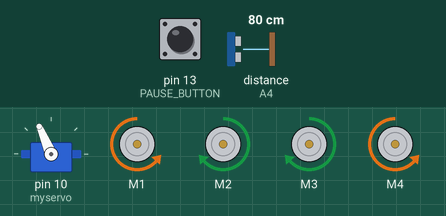
Simulated run of this sketch. Board: Arduino Mega 2560, built with avr-gcc and run on an emulated ATmega2560. Shown: servo, 4 × DC motor (green arrow = forward, orange = backward, longer = faster). The inputs (shaded band) are chosen by the test bench; at power-on: distance to the obstacle (sensor on A4) 80 cm, pin 13 (PAUSE_BUTTON) HIGH. The echo pulse lasts 58.3 µs per cm; random numbers use the default seed unless the sketch sets one.

Above: at 2.48 s.
3.3 s: distance to the obstacle (sensor on A4) set to 193 cm
At 3.75 s:
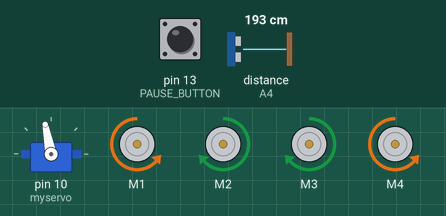
6.3 s: pin 13 (PAUSE_BUTTON) pulled LOW for 3.2 s
At 6.8 s:
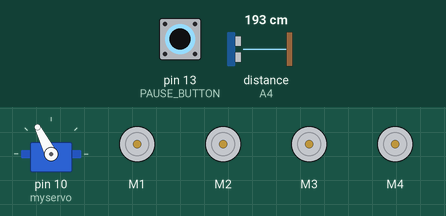
11.0 s: distance to the obstacle (sensor on A4) set to 2 cm
At 13.1 s:
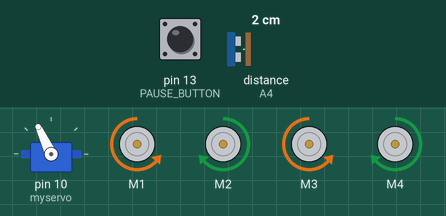
Timing chart, 0 to 20.0 s (numbered marks = the images above; inputs shaded):
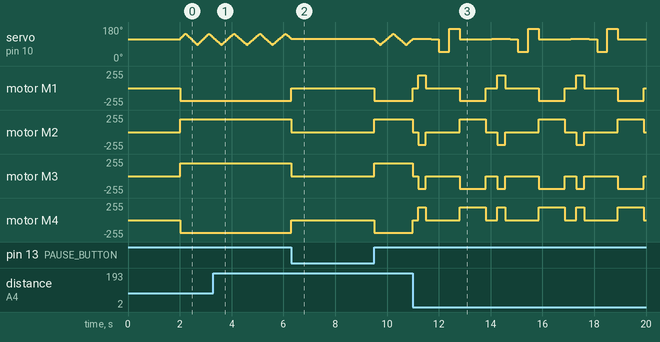

Measured:
- after the input at 6.3 s, motor M1, motor M4: backward 190/255 → stopped at once, → backward 190/255 3.2 s later; motor M2, motor M3: forward 190/255 → stopped at once, → forward 190/255 3.2 s later
- after the input at 11.0 s, motor M1: backward 190/255 → stopped at once, then repeats every 3.1 s: forward 190/255 0.30 s, stopped 1.3 s, backward 190/255 1.0 s, stopped 0.45 s; motor M2: forward 190/255 → stopped at once, then repeats every 3.1 s: backward 190/255 0.30 s, stopped 1.3 s, forward 190/255 1.0 s, stopped 0.45 s
- by itself, servo on pin 10 (myservo): repeats every 3.1 s: 50° 0.40 s, 170° 0.40 s, 115° 1.2 s, 119° 0.72 s, 115° 0.30 s

The sketch:

vacuumRobot_with_antiCollision.ino
```cpp
// ----------------------------- LIBRARIES ------------------------------
#include <AFMotor.h>
#include <NewPing.h>
#include <Servo.h>

// ----------------------------- CONSTANTS ------------------------------
#define TRIG_PIN A5
#define ECHO_PIN A4
#define MAX_DISTANCE 200
#define MAX_SPEED 190
#define MAX_SPEED_OFFSET 20

// Pause button
#define PAUSE_BUTTON 13
bool isPaused = false;

// ----------------------------- CONFIGURATION ------------------------------
// Servo Settings
#define SERVO_CENTER 115
#define SERVO_WIGGLE_RANGE 30
#define SERVO_SPEED 4

NewPing sonar(TRIG_PIN, ECHO_PIN, MAX_DISTANCE);

// Create motors
AF_DCMotor motor1(1, MOTOR12_1KHZ);
AF_DCMotor motor2(2, MOTOR12_1KHZ);
AF_DCMotor motor3(3, MOTOR34_1KHZ);
AF_DCMotor motor4(4, MOTOR34_1KHZ);

Servo myservo;

// ----------------------------- MOTOR REVERSAL FLAGS ------------------------------
bool reverseM1 = true;
bool reverseM2 = false;
bool reverseM3 = false;
bool reverseM4 = true;

// ----------------------------- TIMING VARIABLES ------------------------------
unsigned long previousMillisServo = 0;
unsigned long previousMillisPing = 0;
const long servoInterval = 30;
const long pingInterval = 50;

// ----------------------------- STATE VARIABLES ------------------------------
int servoPos = SERVO_CENTER;
int servoDir = 1;
int currentDistance = 100;

// ----------------------------- PAUSE CHECK ------------------------------
void updatePauseState() {
  isPaused = (digitalRead(PAUSE_BUTTON) == LOW);
  if (isPaused) moveStop();
}

// ----------------------------- SETUP ------------------------------
void setup()
{
  pinMode(PAUSE_BUTTON, INPUT_PULLUP);

  myservo.attach(10);
  myservo.write(SERVO_CENTER);
  delay(2000);

  currentDistance = readPingInstant();
}

// ----------------------------- MAIN LOOP ------------------------------
void loop()
{
  updatePauseState();
  if (isPaused) return;

  unsigned long currentMillis = millis();

  // --- TASK 1: Radar Sweep ---
  if (currentMillis - previousMillisServo >= servoInterval) {
    previousMillisServo = currentMillis;
    updateServoSweep();
  }

  // --- TASK 2: Read Sensor ---
  if (currentMillis - previousMillisPing >= pingInterval) {
    previousMillisPing = currentMillis;
    currentDistance = readPingInstant();

    if (currentDistance <= 20 && currentDistance > 0) {
      avoidObstacle();
      previousMillisServo = millis();
      previousMillisPing = millis();
    } else {
      moveForward();
    }
  }
}

// ----------------------------- HELPER FUNCTIONS ------------------------------
void updateServoSweep() {
  servoPos += (servoDir * SERVO_SPEED);

  if (servoPos >= (SERVO_CENTER + SERVO_WIGGLE_RANGE)) {
    servoPos = SERVO_CENTER + SERVO_WIGGLE_RANGE;
    servoDir = -1;
  }
  else if (servoPos <= (SERVO_CENTER - SERVO_WIGGLE_RANGE)) {
    servoPos = SERVO_CENTER - SERVO_WIGGLE_RANGE;
    servoDir = 1;
  }
  myservo.write(servoPos);
}

void avoidObstacle() {
  moveStop();
  delay(200);

  moveBackward();
  delay(300);
  moveStop();
  delay(200);

  myservo.write(SERVO_CENTER);
  delay(300);

  int distanceR = lookRight();
  int distanceL = lookLeft();

  if (distanceR < 20 && distanceL < 20) {
    turnAround();
  }
  else if (distanceR >= distanceL) {
    turnRight();
  }
  else {
    turnLeft();
  }

  myservo.write(SERVO_CENTER);
  servoPos = SERVO_CENTER;
  delay(200);
}

int lookRight() {
  myservo.write(50);
  delay(400);
  int d = readPingInstant();
  myservo.write(SERVO_CENTER);
  return d;
}

int lookLeft() {
  myservo.write(170);
  delay(400);
  int d = readPingInstant();
  myservo.write(SERVO_CENTER);
  return d;
}

int readPingInstant() {
  int cm = sonar.ping_cm();
  if (cm == 0) cm = 250;
  return cm;
}

// ----------------------------- MOTOR DRIVER ------------------------------
void driveMotor(AF_DCMotor &m, bool rev, int spd, uint8_t dir) {
  m.setSpeed(spd);
  if (rev) {
    if (dir == FORWARD)  m.run(BACKWARD);
    else if (dir == BACKWARD) m.run(FORWARD);
    else if (dir == RELEASE)  m.run(RELEASE);
  } else {
    m.run(dir);
  }
}

void moveStop() {
  driveMotor(motor1, reverseM1, 0, RELEASE);
  driveMotor(motor2, reverseM2, 0, RELEASE);
  driveMotor(motor3, reverseM3, 0, RELEASE);
  driveMotor(motor4, reverseM4, 0, RELEASE);
}

void moveForward() {
  driveMotor(motor1, reverseM1, MAX_SPEED, FORWARD);
  driveMotor(motor2, reverseM2, MAX_SPEED, FORWARD);
  driveMotor(motor3, reverseM3, MAX_SPEED, FORWARD);
  driveMotor(motor4, reverseM4, MAX_SPEED, FORWARD);
}

void moveBackward() {
  driveMotor(motor1, reverseM1, MAX_SPEED, BACKWARD);
  driveMotor(motor2, reverseM2, MAX_SPEED, BACKWARD);
  driveMotor(motor3, reverseM3, MAX_SPEED, BACKWARD);
  driveMotor(motor4, reverseM4, MAX_SPEED, BACKWARD);
}

void turnRight() {
  driveMotor(motor1, reverseM1, MAX_SPEED, FORWARD);
  driveMotor(motor2, reverseM2, MAX_SPEED, FORWARD);
  driveMotor(motor3, reverseM3, MAX_SPEED, BACKWARD);
  driveMotor(motor4, reverseM4, MAX_SPEED, BACKWARD);
  delay(random(400, 700));
  moveStop();
}

void turnLeft() {
  driveMotor(motor1, reverseM1, MAX_SPEED, BACKWARD);
  driveMotor(motor2, reverseM2, MAX_SPEED, BACKWARD);
  driveMotor(motor3, reverseM3, MAX_SPEED, FORWARD);
  driveMotor(motor4, reverseM4, MAX_SPEED, FORWARD);
  delay(random(400, 700));
  moveStop();
}

void turnAround() {
  driveMotor(motor1, reverseM1, MAX_SPEED, FORWARD);
  driveMotor(motor2, reverseM2, MAX_SPEED, FORWARD);
  driveMotor(motor3, reverseM3, MAX_SPEED, BACKWARD);
  driveMotor(motor4, reverseM4, MAX_SPEED, BACKWARD);
  delay(1000);
  moveStop();
}
```
